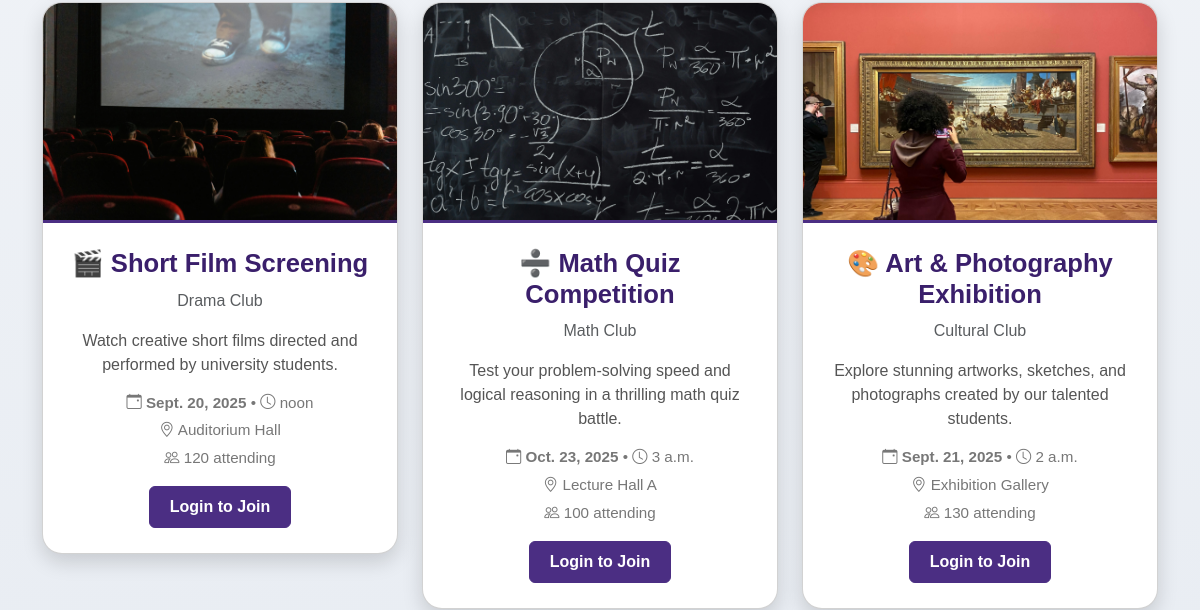
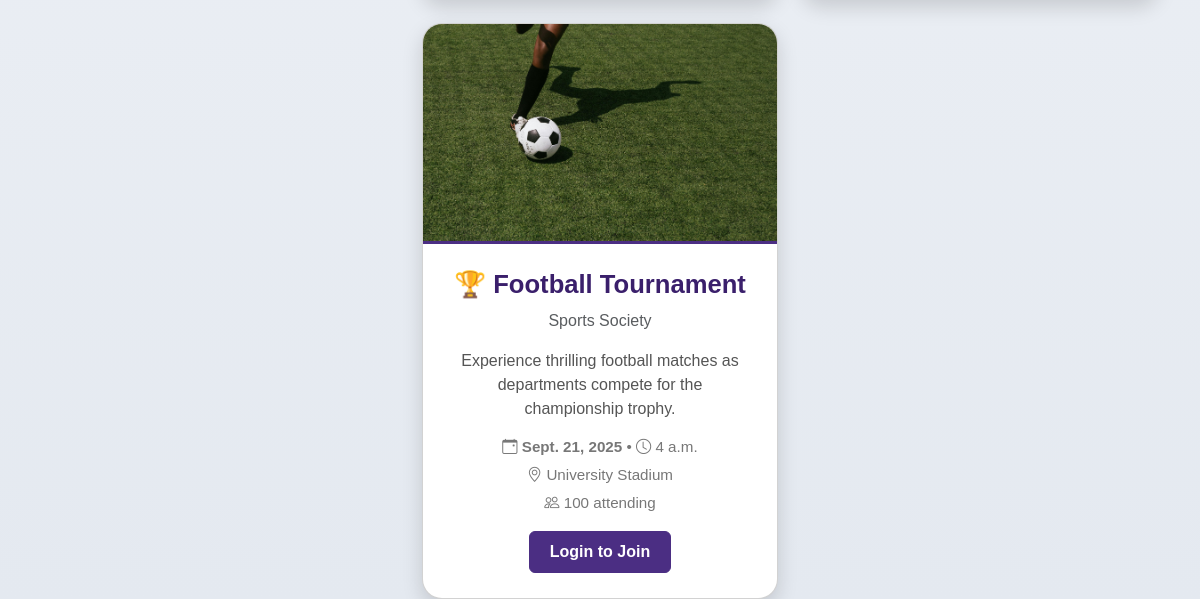
/clubnest/events/ (lower part), run on an earlier commit of the app's database (2 pictures, top to bottom).
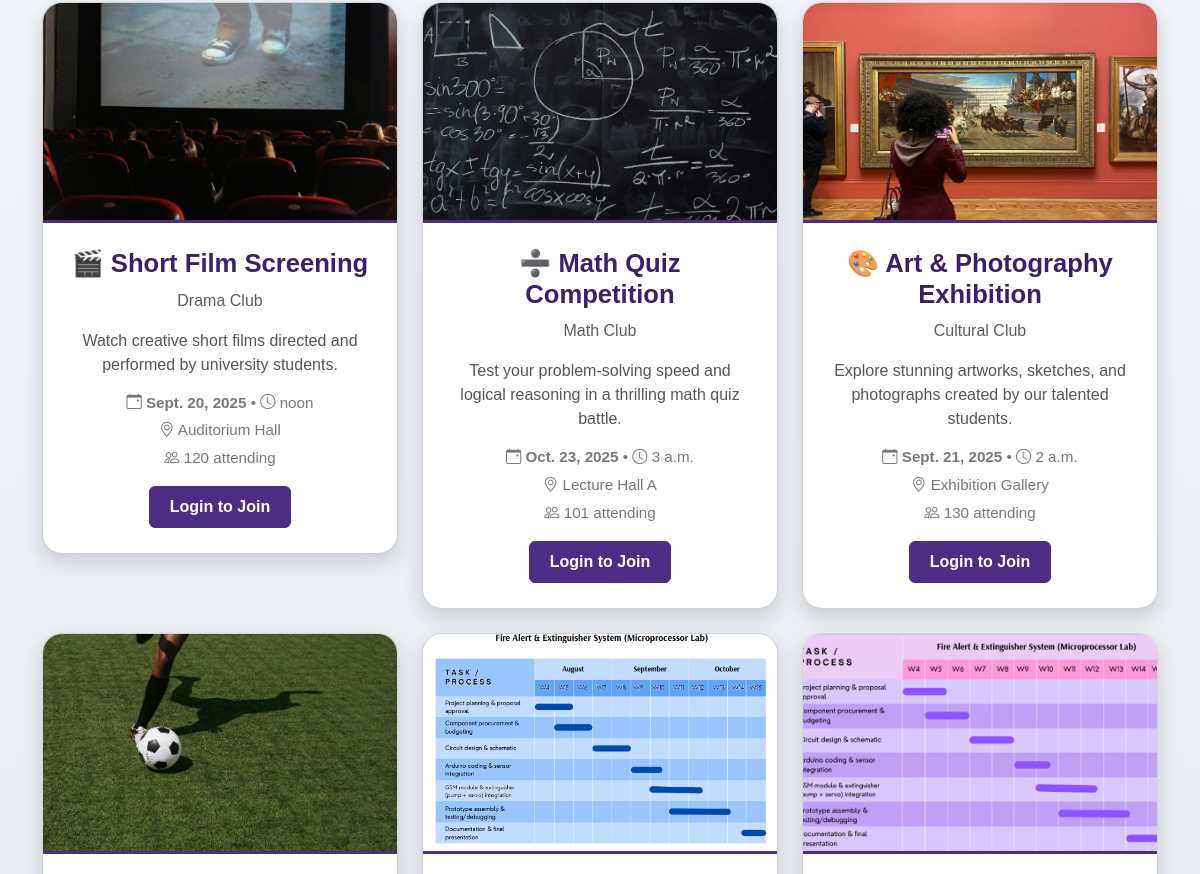
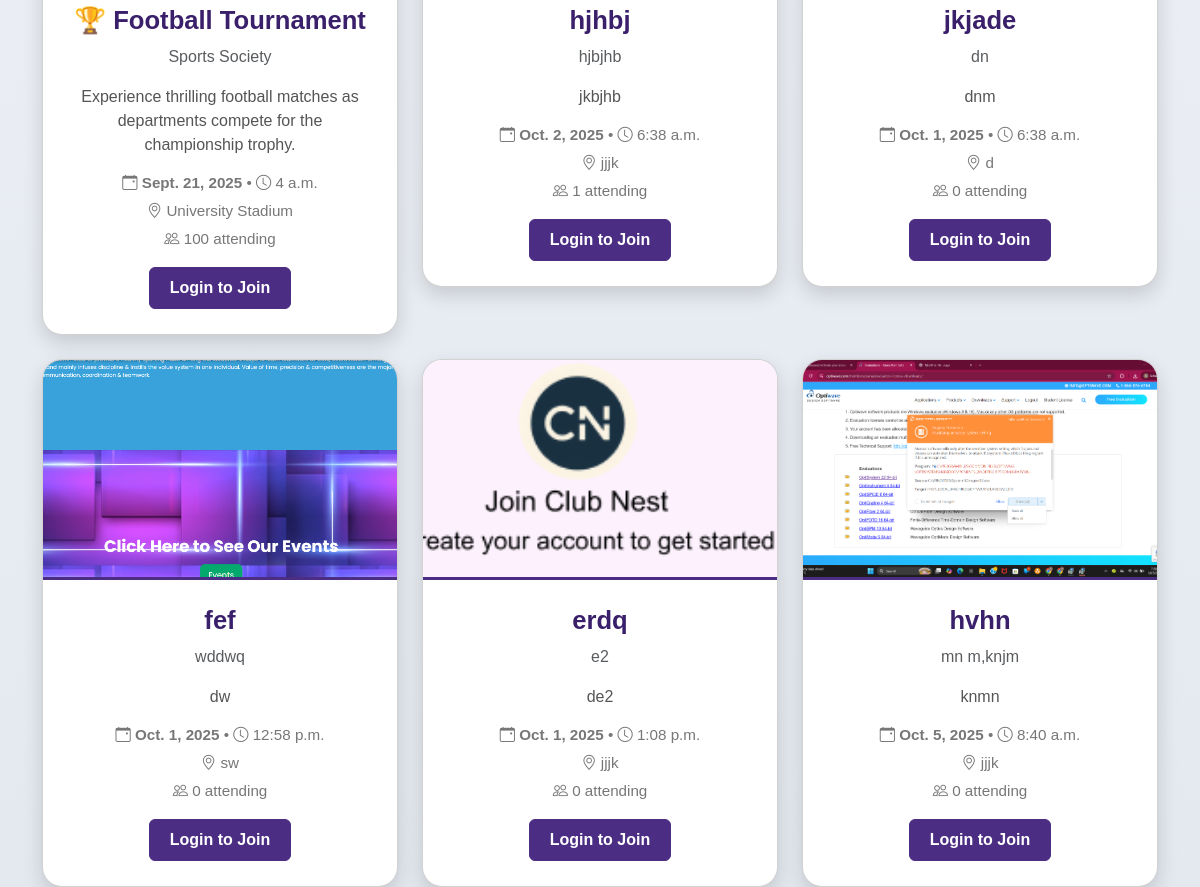
And on a later commit of the database (2 pictures, top to bottom).
### ClubNest/models.py (models this page shows, shortened)
class Event(models.Model):
    CATEGORY_CHOICES = [
        ('sport', 'Sport'),
        ('cultural', 'Cultural'),
        ('math', 'Math'),
        ('drama', 'Drama'),
        ('cybersecurity', 'Cyber Security'),
        ('software-hardware', 'Software & Hardware'),
        ('english-learning', 'English Learning'),
        ('debating-speaking', 'Debating & Public Speaking'),
        ('other', 'Other'),
    ]
    title = models.CharField(max_length=200)
    society = models.CharField(max_length=100, blank=True, null=True)
    description = models.TextField()
    date = models.DateField()
    time = models.TimeField()
    location = models.CharField(max_length=200)
    attendees = models.PositiveIntegerField(default=0)
    category = models.CharField(max_length=50, choices=CATEGORY_CHOICES, default='other')
    image = models.ImageField(upload_to='event_images/')
    club = models.ForeignKey(Club, on_delete=models.CASCADE, blank=True, null=True, help_text="Event organizing club")

### ClubNest/views.py (the view, shortened to what this page needs)
# urls.py: path('events/', views.events_page, name="events_page"),
def events_page(request):
    events = Event.objects.all()
    today = date.today()
    user = request.user if request.user.is_authenticated else None  # AnonymousUser safe
    events_status = []
    for event in events:
        joined = False
        attended = False
        participation_id = None
        events_status.append({
            'event': event,
            'joined': joined,
            'attended': attended,
            'participation_id': participation_id
        })
    return render(request, 'events.html', {
        'events_status': events_status,
        'today': today
    })

### templates/events.html (shortened to what this page needs)
{% load static %}
<!DOCTYPE html>
<html lang="en">
<head>
  <link href="https://cdn.jsdelivr.net/npm/bootstrap@5.3.0/dist/css/bootstrap.min.css" rel="stylesheet">
  <link href="https://cdn.jsdelivr.net/npm/bootstrap-icons@1.10.5/font/bootstrap-icons.css" rel="stylesheet">
</head>
<body>
<div class="container">
  <div class="row g-4 justify-content-center">
    {% for es in events_status %}
    {% with event=es.event %}
    <div class="col-lg-4 col-md-6">
      <div class="card event-card">
        {% if event.image %}
          <img src="{{ event.image.url }}" class="event-image" alt="{{ event.title }}">
        {% endif %}
        <div class="card-body">
          <h5 class="card-title">{{ event.title }}</h5>
          {% if event.society %}
            <p class="text-muted">{{ event.society }}</p>
          {% endif %}
          <p class="card-text">{{ event.description|truncatewords:25 }}</p>
          <div class="event-icons mb-3">
            <p><i class="bi bi-calendar-event"></i> <b>{{ event.date }}</b> • <i class="bi bi-clock"></i> {{ event.time }}</p>
            <p><i class="bi bi-geo-alt"></i> {{ event.location }}</p>
            <p><i class="bi bi-people"></i> {{ event.attendees }} attending</p>
          </div>
          {% if request.user.is_authenticated %}
            {% if event.date >= today %}
              {% if not es.joined %}
                <a href="{% url 'join_event' event.id %}" class="btn btn-dark">Join Event</a>
              {% else %}
                <span class="badge bg-success p-2">Joined</span>
              {% endif %}
            {% else %}
              {% if es.attended %}
    <a href="{% url 'view_certificate' es.participation_id %}" class="btn btn-success">Show Certificate</a>
{% else %}
    <span class="badge bg-secondary p-2">You did not attend</span>
{% endif %}
            {% endif %}
          {% else %}
            <a href="{% url 'signin' %}" class="btn btn-dark">Login to Join</a>
          {% endif %}
        </div>
      </div>
    </div>
    {% endwith %}
    {% empty %}
      <p class="text-center">No events available.</p>
    {% endfor %}
  </div>
</div>
</body>
</html>

What changed in the data, as far as the page shows it:
changed Event "➗ Math Quiz Competition": event.attendees "100" → "101"
added Event: event.image (picture), event "hjhbj", event.society "hjbjhb", event.description "jkbjhb", event "Oct. 2, 2025", event.time "6:38 a.m.", event.location "jjjk", event.attendees "1"
added Event: event.image (picture), event "jkjade", event.society "dn", event.description "dnm", event "Oct. 1, 2025", event.time "6:38 a.m.", event.location "d", event.attendees "0"
added Event: event.image (picture), event "fef", event.society "wddwq", event.description "dw", event "Oct. 1, 2025", event.time "12:58 p.m.", event.location "sw", event.attendees "0"
added Event: event.image (picture), event "erdq", event.society "e2", event.description "de2", event "Oct. 1, 2025", event.time "1:08 p.m.", event.location "jjjk", event.attendees "0"
added Event: event.image (picture), event "hvhn", event.society "mn m,knjm", event.description "knmn", event "Oct. 5, 2025", event.time "8:40 a.m.", event.location "jjjk", event.attendees "0"
